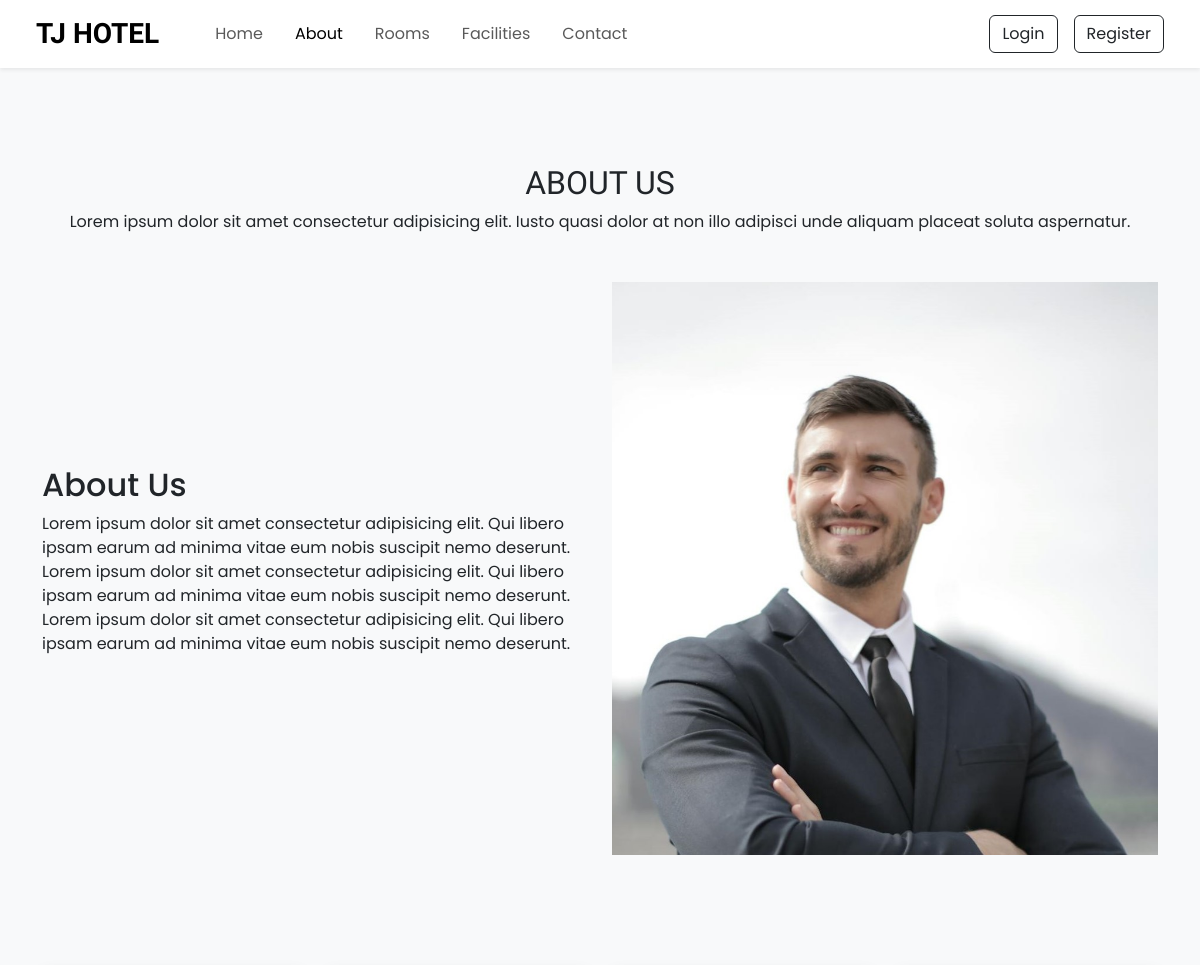
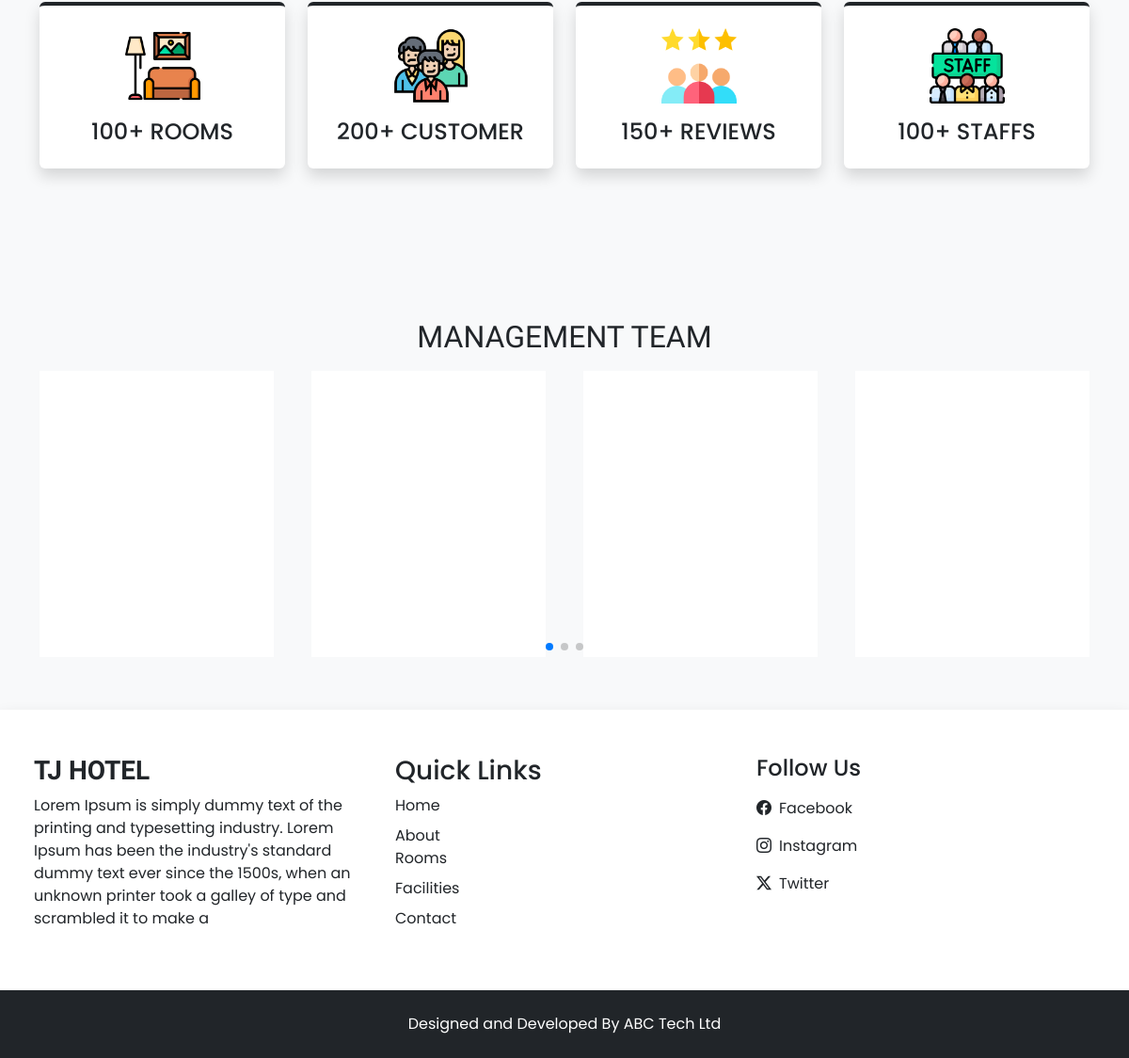
Page /about.php on the committed database (2 pictures, top to bottom).
### tables this page shows
CREATE TABLE `settings` (
  `id` int(11) NOT NULL,
  `site_title` varchar(255) DEFAULT NULL,
  `site_about` varchar(500) DEFAULT NULL,
  `shutdown` tinyint(1) NOT NULL
);

CREATE TABLE `team_details` (
  `id` int(11) NOT NULL,
  `member_name` varchar(100) DEFAULT NULL,
  `member_picture` varchar(100) DEFAULT NULL
);

### admin/inc/config.php (called while the page is built, shortened)
<?php
function selectAll($table)
{
    $conn = $GLOBALS['conn'];
    $res = mysqli_query($conn, "SELECT * FROM `$table`");
    return $res;
}
function select($sql, $data_types, $values)
{
    $conn = $GLOBALS['conn'];
    $res = $conn->prepare($sql);
    $res->bind_param($data_types, ...$values);
    if($res->execute())
    {
        $result = $res->get_result();
        return $result;
    }
    else
    {
        $error = "Query execution failed - Select";
        $res->close();
        return $error;
    }
}
?>

### about.php (the view, shortened to what this page needs)
<?php
 require "top.php";
?>
<section class="py-5">
    <div class="container">
        <h2 class="h-font text-center mt-5 mb-2">ABOUT US</h2>
        <p class="text-center mb-5">Lorem ipsum dolor sit amet consectetur adipisicing elit. Iusto quasi dolor at non illo adipisci unde aliquam placeat soluta aspernatur.</p>
        <div class="row align-items-center justify-content-between">
            <div class="col-md-6 mt-3 mt-md-0 order-2 order-md-1">
                <div>
                    <h2>About Us</h2>
                    <p>Lorem ipsum dolor sit amet consectetur adipisicing elit. Qui libero ipsam earum ad minima vitae eum nobis suscipit nemo deserunt. Lorem ipsum dolor sit amet consectetur adipisicing elit. Qui libero ipsam earum ad minima vitae eum nobis suscipit nemo deserunt. Lorem ipsum dolor sit amet consectetur adipisicing elit. Qui libero ipsam earum ad minima vitae eum nobis suscipit nemo deserunt.</p>
                </div>
            </div>
            <div class="col-md-6 order-1 order-md-2">
                <div>
                    <img src="assets/images/about.jpg" class="w-100">
                </div>
            </div>
        </div>
    </div>
</section>
<section class="py-5">
    <div class="container">
      <div class="row">
        <div class="col-md-6 col-lg-3 my-3">
            <div class="text-center bg-white shadow rounded p-4 border-top border-4 border-dark about-item">
                <img src="assets/images/room.png" width="80px">
                <h4 class="mt-3 mb-0 text-uppercase">100+ Rooms</h4>
            </div>
        </div>
        <div class="col-md-6 col-lg-3 my-3">
            <div class="text-center bg-white shadow rounded p-4 border-top border-4 border-dark about-item">
                <img src="assets/images/customer.png" width="80px">
                <h4 class="mt-3 mb-0 text-uppercase">200+ Customer</h4>
            </div>
        </div>
        <div class="col-md-6 col-lg-3 my-3">
            <div class="text-center bg-white shadow rounded p-4 border-top border-4 border-dark about-item">
                <img src="assets/images/rating.png" width="80px">
                <h4 class="mt-3 mb-0 text-uppercase">150+ Reviews</h4>
            </div>
        </div>
        <div class="col-md-6 col-lg-3 my-3">
            <div class="text-center bg-white shadow rounded p-4 border-top border-4 border-dark about-item">
                <img src="assets/images/staff.png" width="80px">
                <h4 class="mt-3 mb-0 text-uppercase">100+ Staffs</h4>
            </div>
        </div>
      </div>
    </div>
</section>
<section class="py-5">
    <div class="container">
        <h2 class="h-font text-center mt-5 mb-2">MANAGEMENT TEAM</h2>
        <div class="swiper managementSwiper">
            <div class="swiper-wrapper">
                <?php
                  $team_res = selectAll('team_details');
                  while ($team_row = $team_res->fetch_assoc())
                  {
                    ?>
                    <div class="swiper-slide my-2">
                        <div class="bg-white shadowrounded overflow-hidden p-3 text-center">
                            <img class="w-100" style="height: 220px; object-fit: cover" src="<?= IMAGE_PATH ?>about/<?= $team_row['member_picture'] ?>">
                            <h4 class="mt-3"><?= $team_row['member_name'] ?></h4>
                        </div>
                    </div>
                    <?php
                  }
                ?>
            </div>
            <div class="swiper-pagination"></div>
        </div>
    </div>
</section>
<?php
 require "footer.php";
?>

### top.php (shortened to what this page needs)
<?php
    require "admin/inc/config.php";
    $sql = "SELECT * FROM `contacts_det` WHERE `id` = ?";
    $data_types = 'i';
    $values = [1];
    $contact_res = select($sql, $data_types, $values);
    $contact_row = $contact_res->fetch_assoc();
    $setting_res = select("SELECT * FROM `settings` WHERE `id` = ?", 'i', [1]);
    $setting_row = $setting_res->fetch_assoc();
?>
<!DOCTYPE html>
<html lang="en">
<head>
    <link rel="stylesheet" href="assets/css/style.css">
    <link href="https://cdn.jsdelivr.net/npm/bootstrap@5.3.3/dist/css/bootstrap.min.css" rel="stylesheet">
    <link rel="stylesheet" href="https://cdn.jsdelivr.net/npm/bootstrap-icons@1.11.3/font/bootstrap-icons.min.css">
    <link rel="stylesheet" href="https://cdn.jsdelivr.net/npm/swiper@11/swiper-bundle.min.css" />
</head>
<body class="bg-light">
    <nav id="nav-bar" class="navbar navbar-expand-lg bg-white px-lg-4 py-lg-2 shadow-sm sticky-top">
        <div class="container-fluid">
            <a class="navbar-brand h-font fs-3 fw-bold me-5" href="index"><?= $setting_row['site_title'] ?></a>
            <div class="collapse navbar-collapse" id="navbarSupportedContent">
                <ul class="navbar-nav me-auto mb-2 mb-lg-0">
                    <li class="nav-item">
                      <a class="nav-link me-3" href="index">Home</a>
                    </li>
                    <li class="nav-item">
                      <a class="nav-link me-3" href="about">About</a>
                    </li>
                    <li class="nav-item">
                    <a class="nav-link me-3" href="rooms">Rooms</a>
                    </li>
                    <li class="nav-item">
                    <a class="nav-link me-3" href="facilities">Facilities</a>
                    </li>
                    <li class="nav-item">
                    <a class="nav-link" href="contact">Contact</a>
                    </li>
                </ul>
                <div class="d-flex align-items-center gap-2 gap-lg-3">
                    <?php
                       if(isset($_SESSION['LOGIN']) && $_SESSION['LOGIN'] === true)
                       {
                        ?>
                            <div class="btn-group">
                                <button type="button" class="btn btn-outline-dark dropdown-toggle" data-bs-toggle="dropdown">
                                    <img src="<?= IMAGE_PATH ?>users/<?= $_SESSION['USER_PIC'] ?>" style="width : 40px; height: 40px; object-fit: contain"> <?= $_SESSION['USER_NAME']  ?>
                                </button>
                                <ul class="dropdown-menu dropdown-menu-lg-end">
                                    <li><button class="dropdown-item" type="button">Profile</button></li>
                                    <li><button class="dropdown-item" type="button">Booking</button></li>
                                    <li><a href="logout" class="dropdown-item" type="button">Logout</a></li>
                                </ul>
                            </div>
                        <?php
                       }
                       else
                       {
                         ?>
                            <button class="btn btn-outline-dark shadow-none" data-bs-toggle="modal" data-bs-target="#loginModal">Login</button>
                            <button class="btn btn-outline-dark shadow-none" data-bs-toggle="modal" data-bs-target="#registerModal">Register</button>
                         <?php
                       }
                    ?>
                </div>
            </div>
        </div>
    </nav>

### footer.php (shortened to what this page needs)
    <section class="footer py-5 bg-white shadow px-lg-4">
        <div class="container-fluid">
            <div class="row">
                <div class="col-md-4">
                    <h3 class="h-font fw-bold mb-2"><?= $setting_row['site_title'] ?></h3>
                    <p><?= $setting_row['site_about'] ?></p>
                </div>
                <div class="col-md-4">
                    <h3>Quick Links</h3>
                    <a href="index" class="text-decoration-none d-inline-block mb-2 text-dark">Home</a> <br>
                    <a href="about" class="text-decoration-none d-inline-block text-dark">About</a> <br>
                    <a href="rooms" class="text-decoration-none d-inline-block mb-2 text-dark">Rooms</a> <br>
                    <a href="facilities" class="text-decoration-none d-inline-block mb-2 text-dark">Facilities</a> <br>
                    <a href="contact" class="text-decoration-none d-inline-block text-dark">Contact</a>
                </div>
                <div class="col-md-4">
                        <h4>Follow Us</h4>
                        <a href="<?= $contact_row['fb'] ?>" target="_blank" class="d-flex align-items-center mt-3 text-decoration-none text-dark">
                            <i class="bi bi-facebook me-2"></i>
                            Facebook
                        </a>
                        <a href="<?= $contact_row['insta'] ?>" target="_blank" class="d-flex align-items-center mt-3 text-decoration-none text-dark">
                            <i class="bi bi-instagram me-2"></i>
                            Instagram
                        </a>
                        <a href="<?= $contact_row['tw'] ?>" target="_blank" class="d-flex align-items-center my-3 text-decoration-none text-dark">
                            <i class="bi bi-twitter-x me-2"></i>
                            Twitter
                        </a>
                </div>
            </div>
        </div>
    </section>
    <section class="copyright py-4 bg-dark text-white">
        <div class="container">
            <p class="my-0 text-center">Designed and Developed By ABC Tech Ltd</p>
        </div>
    </section>
</body>
</html>

### assets/css/style.css (style rules this page uses)
* { margin: 0; padding: 0; box-sizing: border-box; font-family: "Poppins", serif; }
:root { --teal: #2ec1ac; --teal-hover: #279e8c; }
.h-font { font-family: "Merienda", serif; }

### rows in the picture
settings: site_title "TJ HOTEL", site_about "Lorem Ipsum is simply dummy text of the printing and typesetting industry. Lorem Ipsum has been the industry's standard dummy text ever since the 1500s, when an unknown printer took a galley of type and scrambled it to make a"
team_details: member_picture (picture)
team_details: member_picture (picture)
team_details: member_picture (picture)
team_details: member_picture (picture)
